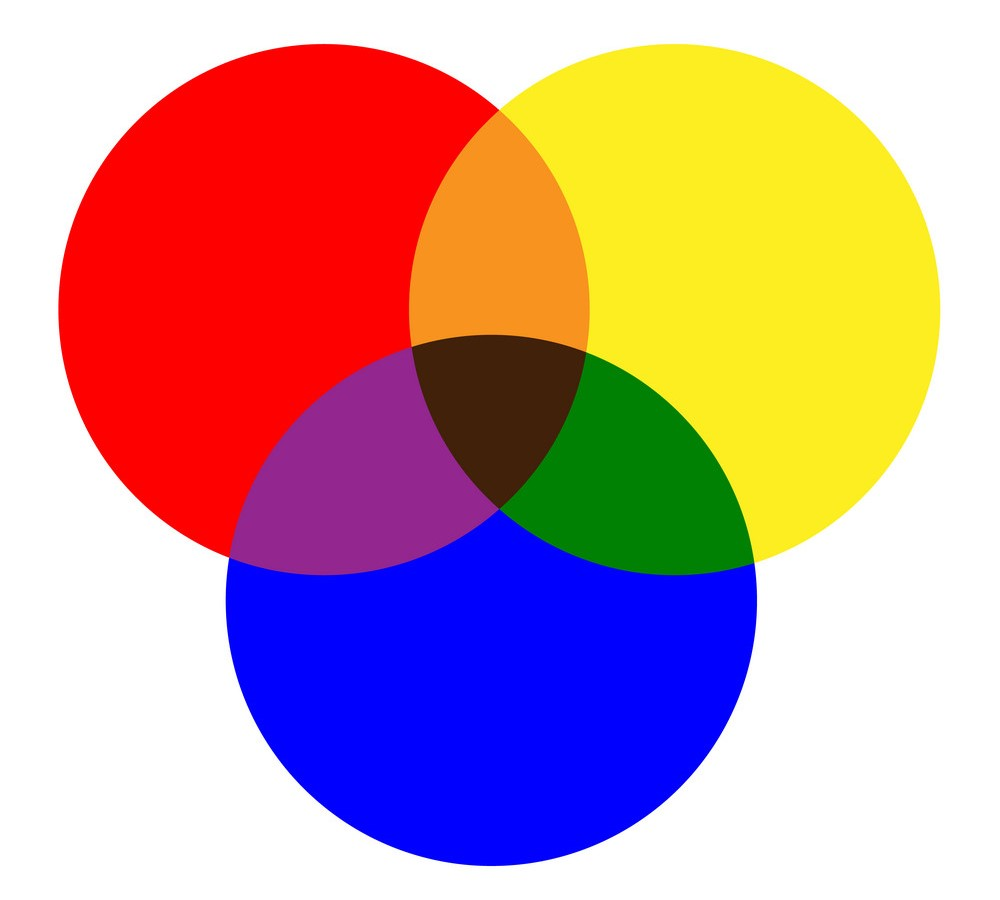
#> input picture pictures/primary_color.jpg, 1000 x 900 px
$ jupyter execute Digital_Image_Pre_Processing.ipynb
#> lines starting #> are read from the running program, lines starting #| are printed output that depends on the picture
**A common digital image is an arrangment of pixels in $n$ dimensions**

**Each pixel has a specific value based on different bit depth**

# 1. Libraries

[cell 1]
import matplotlib.pyplot as plt
from skimage import io
import numpy as np
import seaborn as sns

# 2. Load image.jpg

[cell 2]
img = io.imread("pictures/primary_color.jpg")
#> img is the input picture: shape (900, 1000, 3); mean R, G, B 198.7, 154.6, 155.5

[cell 3]
#plt.axis('off')
plt.imshow(img)

[cell 4]
img.shape
#> Out = (900, 1000, 3)

# 3. Select a small square

[cell 5]
square = img[330:360, 390:420, :]
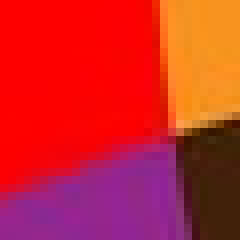
#> square: shape (30, 30, 3) (shown 8 times larger); mean R, G, B 204.2, 37.6, 41.3
plt.imshow(square)

[cell 6]
square.shape
#> Out = (30, 30, 3)

# 4. Normalization of pixel values
#### Normalization can improve the numerical efficiency of image processing

[cell 7]
# the bit depth of the image
square.dtype

#### Therefore, this is 8-bit image.
#### The normalization method is dividing each pixel value by 255 .

[cell 8]
normalized_square = square/255.0
normalized_square.shape
#> Out = (30, 30, 3)

# 5. Read the Red Channel

[cell 9]
normalized_square_R = normalized_square[:,:,0]
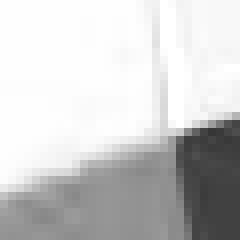
#> normalized_square_R: shape (30, 30) float64 (shown 8 times larger); min 0.212, max 1, mean 0.801

[cell 10]
plt.figure(figsize=(50,50))
sns.heatmap(normalized_square_R, annot= True, cmap='gray_r', cbar=False)
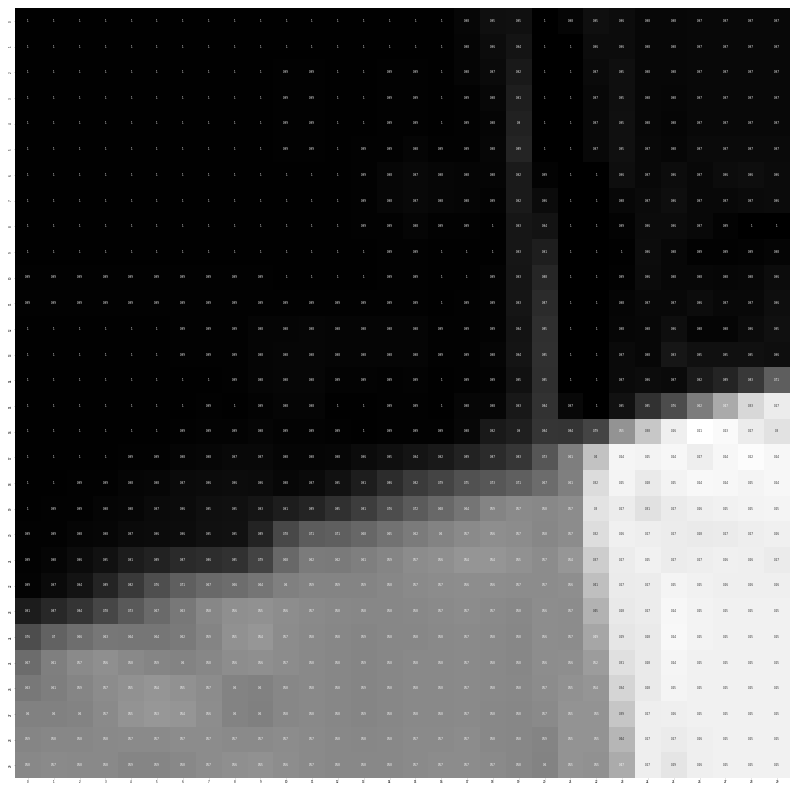
#> figure drawn by matplotlib, 1 panel

# 6. Read the Green Channel

[cell 11]
normalized_square_G = normalized_square[:,:,1]
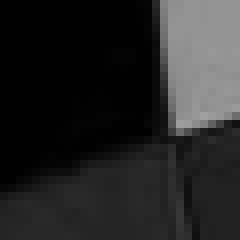
#> normalized_square_G: shape (30, 30) float64 (shown 8 times larger); min 0, max 0.627, mean 0.147

[cell 12]
plt.figure(figsize=(50,50))
sns.heatmap(normalized_square_G, annot= True, cmap='gray_r', cbar=False)
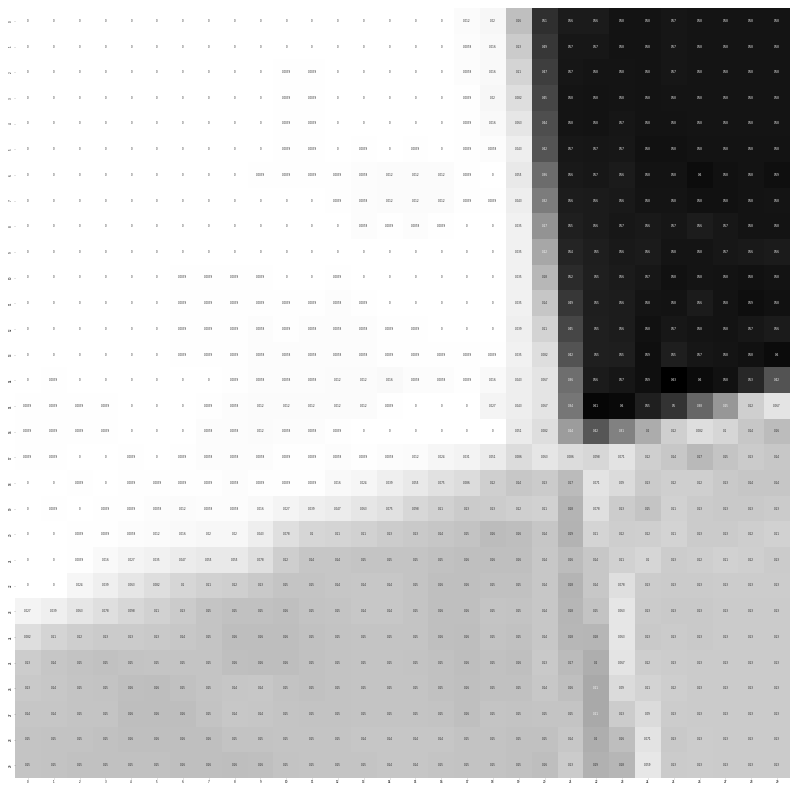
#> figure drawn by matplotlib, 1 panel

# 7. Read the Blue channel

[cell 13]
normalized_square_B = normalized_square[:,:,2]
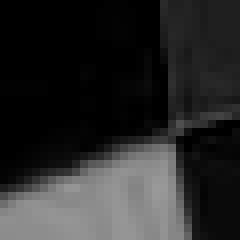
#> normalized_square_B: shape (30, 30) float64 (shown 8 times larger); min 0, max 0.6, mean 0.162

[cell 14]
plt.figure(figsize=(50,50))
sns.heatmap(normalized_square_B, annot= True, cmap='gray_r', cbar=False)
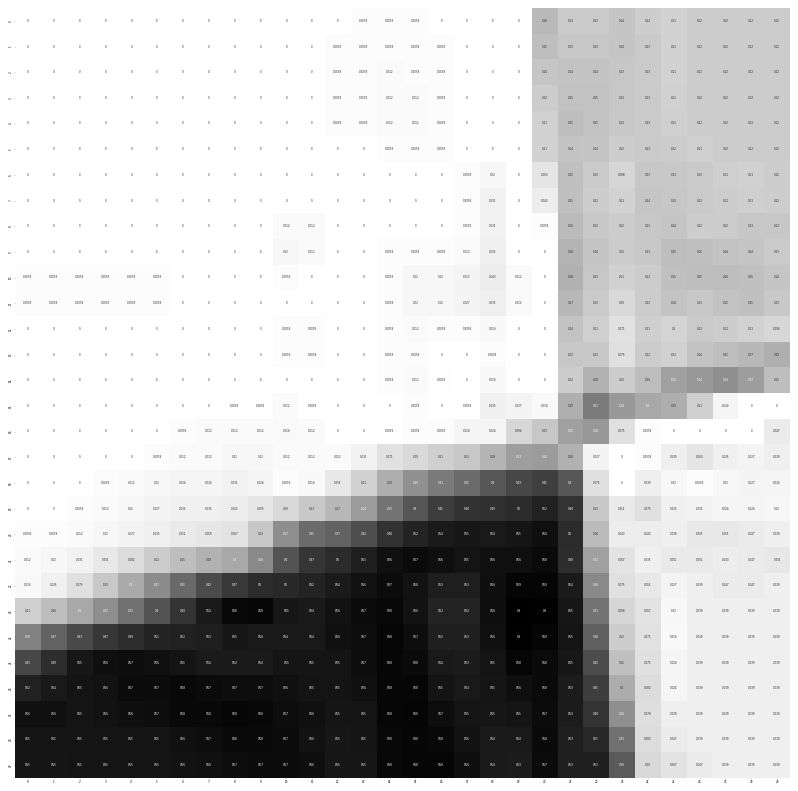
#> figure drawn by matplotlib, 1 panel

# 8. Pick one pixel, and have a look of its value in three channels

[cell 15]
pixel_x = 21
pixel_y = 21

[cell 16]
normalized_square_xy = normalized_square[pixel_y, pixel_x, :]
#> normalized_square_xy = [0.537, 0.165, 0.494]
red_xy = normalized_square_R[pixel_y, pixel_x]
#> red_xy = 0.537
green_xy = normalized_square_G[pixel_y, pixel_x]
#> green_xy = 0.165
blue_xy = normalized_square_B[pixel_y, pixel_x]
#> blue_xy = 0.494

[cell 17]
normalized_square_xy, red_xy, green_xy, blue_xy
#> Out = ([0.537, 0.165, 0.494], 0.537, 0.165, 0.494)

$ run again, with pictures/CNN_archi.png saved as pictures/primary_color.jpg
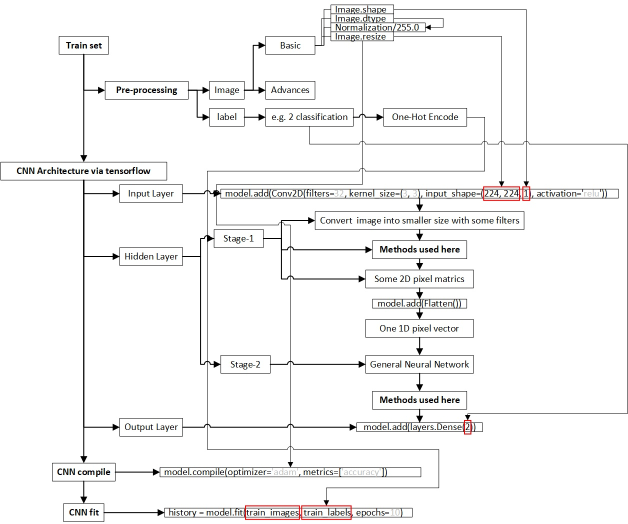
#> input picture pictures/CNN_archi.png, 1256 x 1047 px (shown at 1/2 size)
#> img is the input picture: shape (1047, 1256, 3); mean R, G, B 245.4, 245.2, 245.1
#> `square = img[330:360, 390:420, :]`:
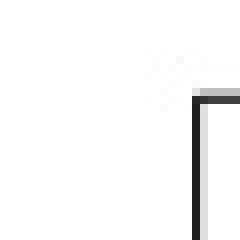
#> square: shape (30, 30, 3) (shown 8 times larger); min 32, max 255, mean 248.4
#> `[cell 10] plt.figure(figsize=(50,50)) sns.heatmap(normalized_square_R,..`:
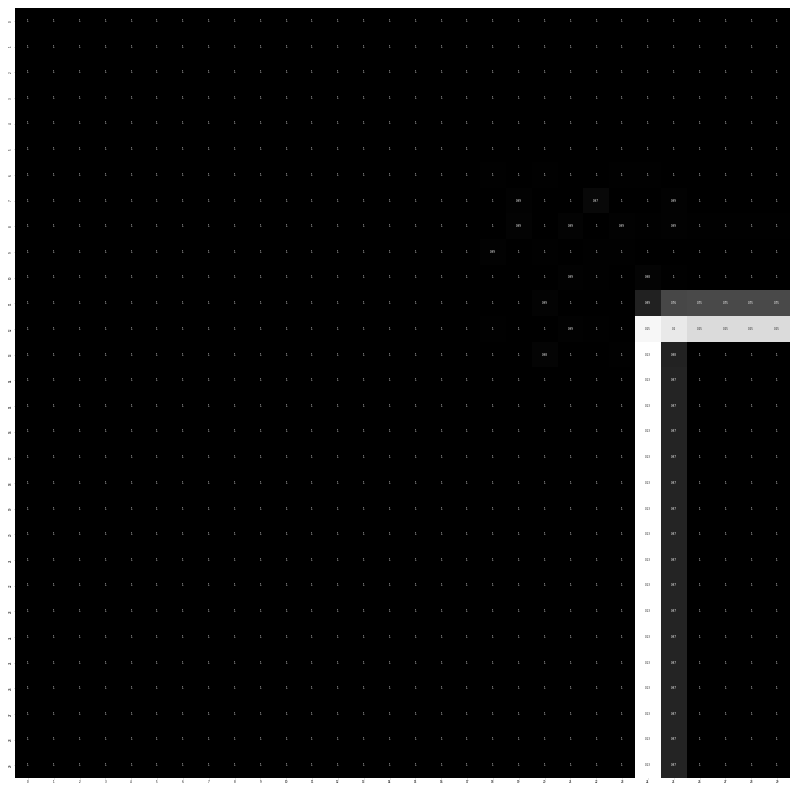
#> figure drawn by matplotlib, 1 panel
#> normalized_square_xy = [1, 1, 1]
#> red_xy = 1
#> `normalized_square_xy, red_xy, green_xy, blue_xy`: Out = ([1, 1, 1], 1, 1, 1)
